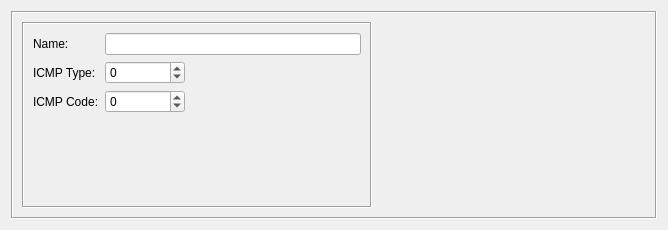
<?xml version="1.0" encoding="UTF-8"?>
<ui version="4.0">
 <class>ICMPServiceDialog_q</class>
 <widget class="QWidget" name="ICMPServiceDialog_q">
  <property name="enabled">
   <bool>true</bool>
  </property>
  <property name="geometry">
   <rect>
    <x>0</x>
    <y>0</y>
    <width>668</width>
    <height>230</height>
   </rect>
  </property>
  <property name="sizePolicy">
   <sizepolicy hsizetype="Minimum" vsizetype="Preferred">
    <horstretch>0</horstretch>
    <verstretch>0</verstretch>
   </sizepolicy>
  </property>
  <property name="windowTitle">
   <string>ICMP</string>
  </property>
  <layout class="QGridLayout" name="gridLayout_100">
   <item row="0" column="0">
    <widget class="QFrame" name="frame7">
     <property name="frameShape">
      <enum>QFrame::Shape::Box</enum>
     </property>
     <property name="frameShadow">
      <enum>QFrame::Shadow::Sunken</enum>
     </property>
     <layout class="QHBoxLayout" name="horizontalLayout">
      <item>
       <widget class="QFrame" name="frame30">
        <property name="sizePolicy">
         <sizepolicy hsizetype="Fixed" vsizetype="Preferred">
          <horstretch>0</horstretch>
          <verstretch>0</verstretch>
         </sizepolicy>
        </property>
        <property name="minimumSize">
         <size>
          <width>350</width>
          <height>0</height>
         </size>
        </property>
        <property name="maximumSize">
         <size>
          <width>350</width>
          <height>16777215</height>
         </size>
        </property>
        <property name="frameShape">
         <enum>QFrame::Shape::Box</enum>
        </property>
        <property name="frameShadow">
         <enum>QFrame::Shadow::Sunken</enum>
        </property>
        <layout class="QGridLayout" name="gridLayout">
         <item row="0" column="0">
          <widget class="QLabel" name="textLabel1">
           <property name="sizePolicy">
            <sizepolicy hsizetype="Preferred" vsizetype="Preferred">
             <horstretch>0</horstretch>
             <verstretch>0</verstretch>
            </sizepolicy>
           </property>
           <property name="text">
            <string>Name:</string>
           </property>
           <property name="wordWrap">
            <bool>false</bool>
           </property>
          </widget>
         </item>
         <item row="0" column="1" colspan="2">
          <widget class="QLineEdit" name="obj_name">
           <property name="sizePolicy">
            <sizepolicy hsizetype="Preferred" vsizetype="Fixed">
             <horstretch>200</horstretch>
             <verstretch>0</verstretch>
            </sizepolicy>
           </property>
           <property name="minimumSize">
            <size>
             <width>0</width>
             <height>0</height>
            </size>
           </property>
          </widget>
         </item>
         <item row="1" column="0">
          <widget class="QLabel" name="textLabel3">
           <property name="text">
            <string>ICMP Type:</string>
           </property>
           <property name="wordWrap">
            <bool>false</bool>
           </property>
          </widget>
         </item>
         <item row="1" column="1">
          <widget class="QSpinBox" name="icmpType">
           <property name="maximumSize">
            <size>
             <width>80</width>
             <height>16777215</height>
            </size>
           </property>
           <property name="specialValueText">
            <string>any</string>
           </property>
           <property name="minimum">
            <number>-1</number>
           </property>
           <property name="maximum">
            <number>255</number>
           </property>
          </widget>
         </item>
         <item row="1" column="2">
          <spacer name="horizontalSpacer">
           <property name="orientation">
            <enum>Qt::Orientation::Horizontal</enum>
           </property>
           <property name="sizeHint" stdset="0">
            <size>
             <width>167</width>
             <height>20</height>
            </size>
           </property>
          </spacer>
         </item>
         <item row="2" column="0">
          <widget class="QLabel" name="textLabel4">
           <property name="text">
            <string>ICMP Code:</string>
           </property>
           <property name="wordWrap">
            <bool>false</bool>
           </property>
          </widget>
         </item>
         <item row="2" column="1">
          <widget class="QSpinBox" name="icmpCode">
           <property name="specialValueText">
            <string>any</string>
           </property>
           <property name="minimum">
            <number>-1</number>
           </property>
           <property name="maximum">
            <number>255</number>
           </property>
          </widget>
         </item>
         <item row="3" column="1">
          <spacer name="verticalSpacer">
           <property name="orientation">
            <enum>Qt::Orientation::Vertical</enum>
           </property>
           <property name="sizeHint" stdset="0">
            <size>
             <width>20</width>
             <height>82</height>
            </size>
           </property>
          </spacer>
         </item>
        </layout>
       </widget>
      </item>
      <item>
       <widget class="CommentKeywords" name="commentKeywords" native="true">
        <property name="sizePolicy">
         <sizepolicy hsizetype="Expanding" vsizetype="Expanding">
          <horstretch>0</horstretch>
          <verstretch>0</verstretch>
         </sizepolicy>
        </property>
       </widget>
      </item>
     </layout>
    </widget>
   </item>
  </layout>
 </widget>
 <customwidgets>
  <customwidget>
   <class>CommentKeywords</class>
   <extends>QWidget</extends>
   
   <container>1</container>
  </customwidget>
 </customwidgets>
 <tabstops>
  <tabstop>obj_name</tabstop>
  <tabstop>icmpType</tabstop>
  <tabstop>icmpCode</tabstop>
 </tabstops>
 <resources>
  <include location="MainRes.qrc"/>
 </resources>
 <connections/>
</ui>
